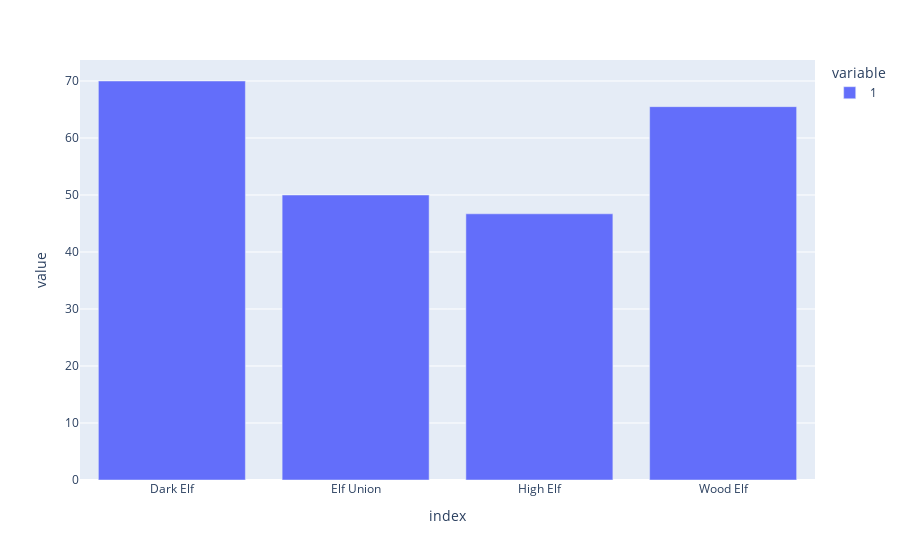

Notebook code cell kept with this figure:
### Code cell
plotly.bar(df_dwarf_elfs)

### Figure 1 — Plotly figure (JSON) as saved in the notebook; plotly's stock layout.template omitted (floating-point values rounded to 4 significant figures)
{"data": [{"alignmentgroup": "True", "hovertemplate": "variable=1<br>index=%{x}<br>value=%{y}<extra></extra>", "legendgroup": "1", "marker": {"color": "#636efa", "pattern": {"shape": ""}}, "name": "1", "offsetgroup": "1", "orientation": "v", "showlegend": true, "textposition": "auto", "type": "bar", "x": ["Dark Elf", "Elf Union", "High Elf", "Wood Elf"], "xaxis": "x", "y": [70, 50, 46.7, 65.5], "yaxis": "y"}], "layout": {"barmode": "relative", "legend": {"title": {"text": "variable"}, "tracegroupgap": 0}, "margin": {"t": 60}, "xaxis": {"anchor": "y", "domain": [0, 1], "title": {"text": "index"}}, "yaxis": {"anchor": "x", "domain": [0, 1], "title": {"text": "value"}}}}
